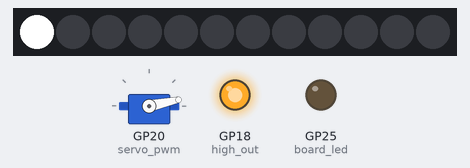
A program run on a simulated Raspberry Pi Pico running CircuitPython. On the bench: 12 RGB LEDs in strip order, left to right, servo, output pins drawn as LEDs (lit = HIGH).

Above: at 10.15 s.
At 15.87 s:
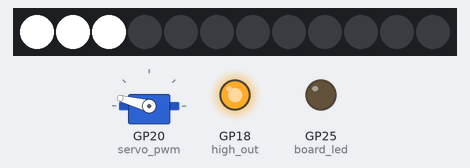
At 21.88 s:
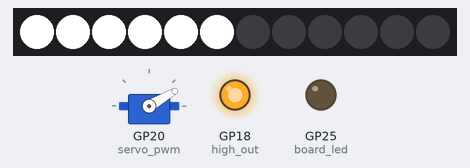
At 33.92 s:
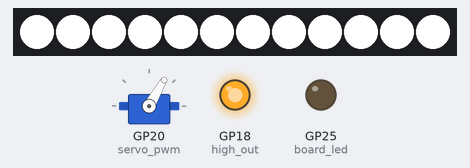
Timing chart, 0 to 35.5 s (numbered marks = the images above):
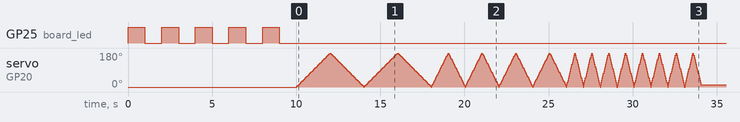

Measured:
- by itself, GP25 (board_led): alternates HIGH for 1.0 s and LOW for 1.0 s, 10 changes in all, then stays LOW

The program:

peripheral-power-test.py
```python
### peripheral-power-test v1.2

### Peripheral power test

### Copy this file to Pi Pico or Feather nRF52840 Express board as code.py

### MIT License

### Copyright (c) 2024 Kevin J. Walters

### Permission is hereby granted, free of charge, to any person obtaining a copy
### of this software and associated documentation files (the "Software"), to deal
### in the Software without restriction, including without limitation the rights
### to use, copy, modify, merge, publish, distribute, sublicense, and/or sell
### copies of the Software, and to permit persons to whom the Software is
### furnished to do so, subject to the following conditions:

### The above copyright notice and this permission notice shall be included in all
### copies or substantial portions of the Software.

### THE SOFTWARE IS PROVIDED "AS IS", WITHOUT WARRANTY OF ANY KIND, EXPRESS OR
### IMPLIED, INCLUDING BUT NOT LIMITED TO THE WARRANTIES OF MERCHANTABILITY,
### FITNESS FOR A PARTICULAR PURPOSE AND NONINFRINGEMENT. IN NO EVENT SHALL THE
### AUTHORS OR COPYRIGHT HOLDERS BE LIABLE FOR ANY CLAIM, DAMAGES OR OTHER
### LIABILITY, WHETHER IN AN ACTION OF CONTRACT, TORT OR OTHERWISE, ARISING FROM,
### OUT OF OR IN CONNECTION WITH THE SOFTWARE OR THE USE OR OTHER DEALINGS IN THE
### SOFTWARE.

### Other "ports"
### https://github.com/kevinjwalters/arduino-examples/blob/master/uno/peripheral-power-test/peripheral-power-test.ino
### https://github.com/kevinjwalters/micropython-examples/blob/master/microbit/peripheral-power-test.py

import os
import time

import board
import digitalio
import pwmio

import neopixel
from adafruit_motor import servo


machine = os.uname().machine
if "Pico" in machine:
    BOARDLED_PIN = board.LED
    HIGH_PIN = board.GP18
    RGBPIXELS_PIN = board.GP19
    SERVO_PIN = board.GP20
elif "Feather" in machine:
    BOARDLED_PIN = board.LED
    HIGH_PIN = board.D6
    RGBPIXELS_PIN = board.D9
    SERVO_PIN = board.D10
elif "Cytron Maker Nano" in machine:
    ### board.LED is just GP2 - use GP16 instead
    BOARDLED_PIN = board.GP16
    HIGH_PIN = board.GP2
    RGBPIXELS_PIN = board.GP3
    SERVO_PIN = board.GP4
else:
    raise ValueError("Unsupported board")


high_out = digitalio.DigitalInOut(HIGH_PIN)
high_out.switch_to_output(True)  ### set high

board_led = digitalio.DigitalInOut(BOARDLED_PIN)
board_led.switch_to_output()

### If NUM_PIXELS is changed then review SERVO_SPEED_LOOPS
NUM_PIXELS = 12
SERVO_SPEED_LOOPS = 4  ### Double speed every N loops

SERVO_MIN = 0
SERVO_MAX = 180

pixels = neopixel.NeoPixel(RGBPIXELS_PIN, NUM_PIXELS, brightness=1, auto_write=False)

pixel_black = 0x000000
pixel_white = 0xffffff

ARDUINO_MIN_PULSE = 544
ARDUION_MAX_PULSE = 2400
servo_pwm = pwmio.PWMOut(SERVO_PIN, duty_cycle=0, frequency=50)
myservo = servo.Servo(servo_pwm,
                       min_pulse=ARDUINO_MIN_PULSE, max_pulse=ARDUION_MAX_PULSE)
myservo.angle = None  ### turn off servo

### Default servo range is 750 to 2250, lower than Arduino default
### https://docs.circuitpython.org/projects/motor/en/latest/api.html#adafruit_motor.servo.Servo


def pixels_off():
    for p_idx in range(NUM_PIXELS):
        pixels[p_idx] = pixel_black
    pixels.show()

pixels_off()


if False:
    ### This is to allow the current for a single pixel to be measured
    ### Unbranded ring of 12 50mm ones, 44mA at 5V, 36mA at 3.3V
    ### all twelve at 5V 403mA
    pixels[0] = pixel_white
    pixels.show()
    time.sleep(3)
    pixels[0] = pixel_black
    pixels.show()
    time.sleep(60)


while True:
    ### Flash onboard LED five times to signify start
    for _ in range(5):
        board_led.value = True
        time.sleep(1)
        board_led.value = False
        time.sleep(1)


    ### Now start the simultaneous pixel lighting and servo movement
    start_pos = SERVO_MIN
    end_pos = SERVO_MAX
    old_start_pos = end_pos
    degree_step = 3
    reps = 1
    duration_s = 2
    for idx in range(NUM_PIXELS):
        pixels[idx] = pixel_white
        pixels.show()

        step_pause_s = degree_step * duration_s / reps / 180
        for swing in range(reps):
            pos = start_pos
            while pos != end_pos:
                myservo.angle = pos
                time.sleep(step_pause_s)

                ### Move the servo position but keep within limits
                if end_pos > start_pos:
                    pos += degree_step
                    if pos > SERVO_MAX:
                        pos = SERVO_MAX
                else:
                    pos -= degree_step
                    if pos < SERVO_MIN:
                        pos = SERVO_MIN


            ### Swap start and end servo positions
            old_start_pos = start_pos
            start_pos = end_pos
            end_pos = old_start_pos

        ### For a ring of 12 every 4 pixels double the number of servo movements
        if idx % SERVO_SPEED_LOOPS == SERVO_SPEED_LOOPS - 1:
            reps *= 2
            degree_step *= 2

    ### Test complete
    pixels_off()
    myservo.angle = None
    time.sleep(10)
```
